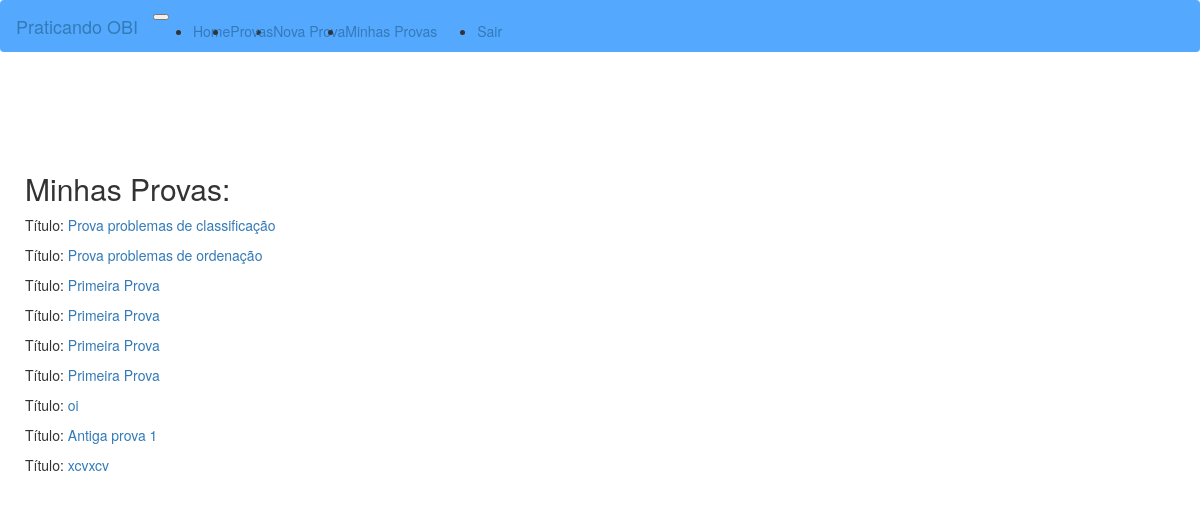
The app's page /usuario/minhasprovas/ (signed in), older data.
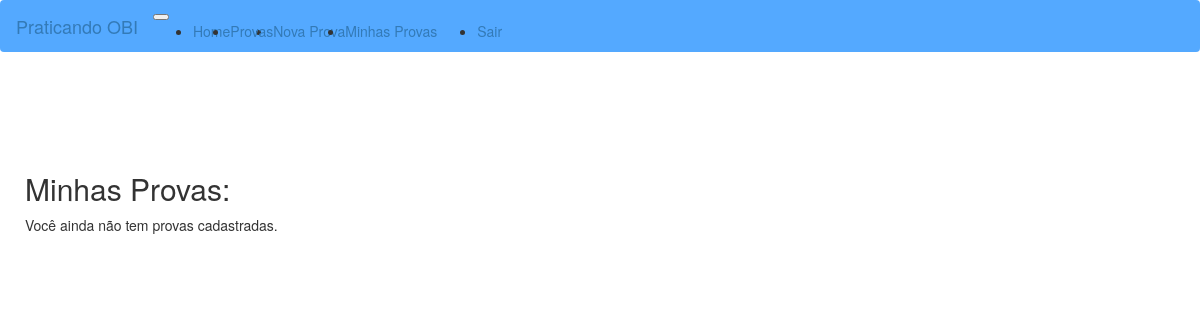
The same page, newer data.
### provasobi/models.py (models this page shows, shortened)
class ProvaPerson(models.Model):
    autor = models.ForeignKey(Profile, on_delete=models.CASCADE)
    titulo = models.CharField(db_column='titulo', max_length=200, blank=True, null=True, default='')
    ano = models.CharField(db_column='ano',  max_length=20, blank=True, null=True, default='')
    dificuldade = models.IntegerField(db_column='dificuldade', blank=True, null=True, default=0)
    observacoes = models.TextField(db_column='observacoes', blank=True, null=True, default='')
    questoes = models.ManyToManyField(Questao, blank='True')
    class Meta:
        verbose_name_plural = 'Provas personalizadas'
        verbose_name = 'Prova personalizada'

### usuarios/views.py (the view)
# urls.py: path('minhasprovas/', provasperson, name='provasperson'),
def provasperson(request):
    provas = ProvaPerson.objects.filter(autor=request.user.profile)
    return render(request, 'minhasprovas.html', {'provas': provas})

### templates/minhasprovas.html
{% extends 'base.html' %}
{% load static %}
{% block container %}
    <h2>Minhas Provas:</h2>
    {% if not provas %}
        <p>Você ainda não tem provas cadastradas.</p>
    {% else %}
        {% for prova in provas %}
            <p>Título: <a href="{% url 'usuarios_obi:provaperson_detail' prova.pk %}"> {{ prova.titulo }} </a></p>
        {% endfor%}
    {% endif %}
{% endblock %}

### templates/base.html (shortened to what this page needs)
<!DOCTYPE html>
{% load static %}
<html lang="en">
    <head>
        <link href="{% static 'admin/css/bootstrap.css' %}" rel="stylesheet">
        <link href="{% static 'admin/css/bootstrap.min.css' %}" rel="stylesheet">
    </head>
    <body style="background-color: ">
    <div id="wrapper" class="animate">
    <nav class="navbar header-top fixed-top navbar-expand-lg  navbar-light" style="background-color: #54a9ff;">
        <a class="navbar-brand" href="{% url 'home' %}"> Praticando OBI</a>
            <button class="navbar-toggler" type="button" data-target="#navigation">
            </button>
        <div class="collapse navbar-collapse" id="navbarText">
            <ul class="navbar-nav animate side-nav">
            <li class="nav-item">
            <a class="nav-link" href="{% url 'home' %}">Home
            </a>
          </li>
          <li class="nav-item dropdown">
              <a class="nav-link dropdown-toggle" href="#" id="navdrop" role="button" data-toggle="dropdown" data-hover="dropdown">Provas</a>
          </li>
            {% if user.is_authenticated %}
            <li class="nav-item">
                <a class="nav-link" href="{% url 'usuarios_obi:provaperson' %}">Nova Prova</a>
            </li>
            <li class="nav-item">
                <a class="nav-link" href="{% url 'usuarios_obi:provasperson' %}">Minhas Provas</a>
            </li>
            {% endif %}
        </ul>
        <ul class="navbar-nav ml-md-auto d-md-flex">
            {% if user.is_authenticated %}
                <li class="nav-item">
                    <a class="nav-link" href="{% url 'usuarios_obi:logout_perfil' %}">Sair</a>
                </li>
            {% endif %}
        </ul>
      </div>
    </nav>
        <div style="margin-left: 10px; margin-top: 100px; margin-bottom:50px;" class="container" >
            {% block container %}
            {% endblock %}
        </div>
  </div>
    </body>
</html>

Row changes from the older to the newer data that the page shows:
removed ProvaPerson: titulo "Prova problemas de classificação"
removed ProvaPerson: titulo "Prova problemas de ordenação"
removed ProvaPerson: titulo "Primeira Prova"
removed ProvaPerson: titulo "Primeira Prova"
removed ProvaPerson: titulo "Primeira Prova"
removed ProvaPerson: titulo "Primeira Prova"
removed ProvaPerson: titulo "oi"
removed ProvaPerson: titulo "Antiga prova 1"
removed ProvaPerson: titulo "xcvxcv"
Text that changed along with them:
text now shown: "Você ainda não tem provas cadastradas."
